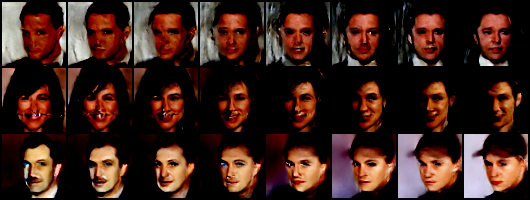

This figure's Python source:
import json
import numpy as np
import torch
import matplotlib.pyplot as plt
import seaborn as sns
sns.set()

from datasets import get_CIFAR10, get_SVHN
from model import Glow

import argparse
import os
import json
import shutil
import random
from itertools import islice

import torch
import torch.nn.functional as F
import torch.optim as optim
import torch.utils.data as data
from torch.utils.data import DataLoader
from ignite.contrib.handlers import ProgressBar
from ignite.engine import Engine, Events
from ignite.handlers import ModelCheckpoint, Timer
from ignite.metrics import RunningAverage, Loss

from datasets import get_CIFAR10, get_SVHN
from mydataset import get_CelebA_data, CelebALoader
from model import Glow
from utils import save_image

def interpolations(z1, z2, n):
    z_list = []
    for j in range(n):
        list_n = []
        for i in range(len(z1)):
            top = z1[i]
            down = z2[i]
            value = down + 1.0 * j*(top-down)/n
            list_n.append(value)
        z_list.append(list_n)
    return np.array(z_list)


if __name__ == "__main__":
    device = torch.device("cuda")

    output_folder = '0614_0641_logs/'
    model_name = 'glow_checkpoint_75000.pt'

    with open(output_folder + 'hparams.json') as json_file:
        hparams = json.load(json_file)

    image_shape = (64,64,3)
    num_classes = 40
    dataset_test = CelebALoader(root_folder=hparams['dataroot']) #'/home/yellow/deep-learning-and-practice/hw7/dataset/task_2/'
    test_loader = DataLoader(dataset_test,batch_size=1,shuffle=False,drop_last=True)
    model = Glow(image_shape, hparams['hidden_channels'], hparams['K'], hparams['L'], hparams['actnorm_scale'],
                 hparams['flow_permutation'], hparams['flow_coupling'], hparams['LU_decomposed'], num_classes,
                 hparams['learn_top'], hparams['y_condition'])

    model.load_state_dict(torch.load(output_folder + model_name, map_location="cpu")['model'])
    model.set_actnorm_init()
    model = model.to(device)
    model = model.eval()

    face_pair = [(1,3), (11,30), (23,27)]
    N = 8
    interpolation_result = []

    for p in range(len(face_pair)):
        x1, y1, x2, y2 = None, None, None, None
        for i,(x,y) in enumerate(test_loader):
            x = x.to(device)
            y = y.to(device)
            if i == face_pair[p][0] :
                x1, y1 = x, y
            if i == face_pair[p][1] :
                x2, y2 = x, y
                break

        z1, bpd, y_logits = model(x1, y1)  # return: z, bpd, y_logits
        z2, bpd, y_logits = model(x2, y2)  # return: z, bpd, y_logits
        z1 = z1.cpu()
        z2 = z2.cpu()
        z_list = interpolations(z1[0].detach().numpy(), z2[0].detach().numpy(), N)
        z_list = torch.Tensor(z_list).cuda()
        y_rand = torch.rand(40).unsqueeze(dim=1)
        predict_x = model(y_onehot=y_rand, z=z_list, temperature=1, reverse=True)
        print(predict_x.size())
        for k in range(len(predict_x)): interpolation_result.append(predict_x[k])


    save_image(interpolation_result, 'task2_interpolation.png', normalize=True)
